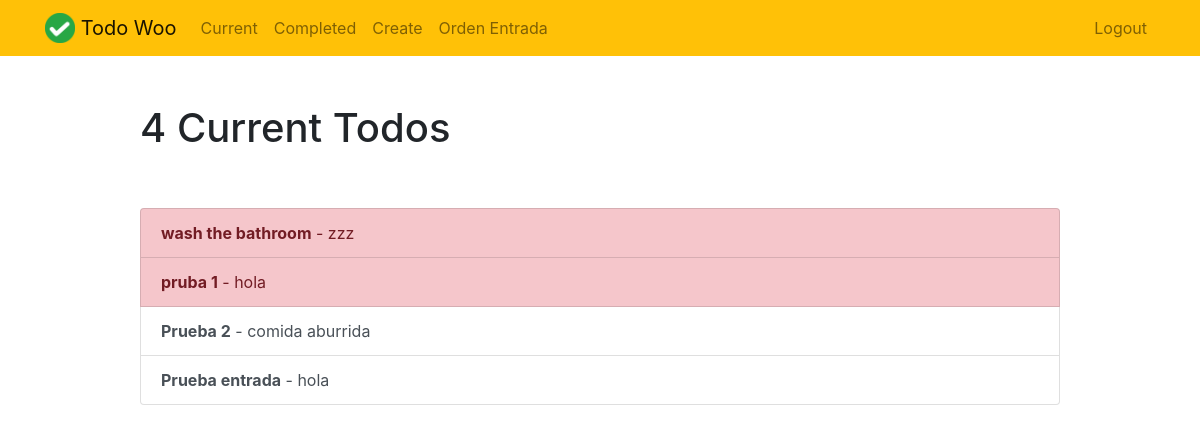
/current/ (signed in), run on an earlier commit of the app's database.
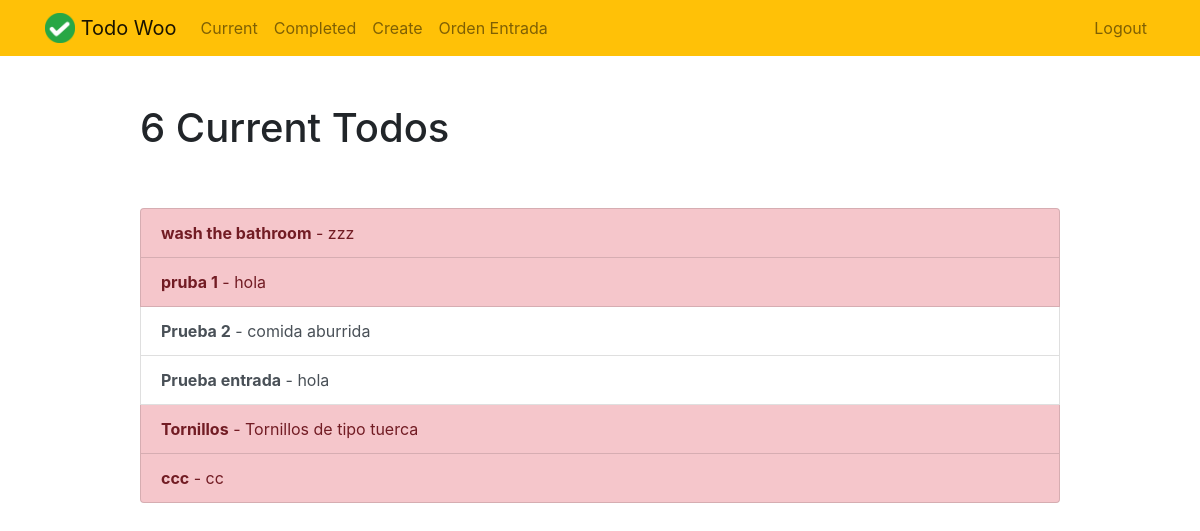
And on a later commit of the database.
### todo/models.py (models this page shows, shortened)
class Todo(models.Model):
    title = models.CharField(max_length=100)
    memo = models.TextField(blank=True)
    created = models.DateTimeField(auto_now_add = True)
    datecompleted = models.DateTimeField(null = True, blank=True)
    important = models.BooleanField(default = False)
    user = models.ForeignKey(User,on_delete=models.CASCADE)
    ubicacion = models.ForeignKey('Ubicacion', on_delete=models.SET_NULL, null=True, blank=True)

### todo/views.py (the view)
# urls.py: path('current/', views.currenttodos, name='currenttodos'),
def currenttodos(request):
    todos= Todo.objects.filter(user=request.user, datecompleted__isnull=True)
    return render(request, 'todo/currenttodos.html',{'todos':todos})

### todo/templates/todo/currenttodos.html
{% extends "todo/base.html" %}
{% block content %}
<div class="row justify-content-center mt-5">
    <div class="col-md-10">
        {% if todos %}
        <h1>{{ todos.count }} Current Todo{{ todos.count|pluralize }}</h1>
        {% else %}
        <h1>Current Todos</h1>
        {% endif %}
    </div>
</div>
<div class="row justify-content-center mt-5">
    <div class="col-md-10">
        {% if todos %}
        <div class="list-group">
            {% for todo in todos %}
            <a href="{% url 'viewtodo' todo.id %}" class="list-group-item list-group-item-action{% if todo.important %} list-group-item-danger{% endif %}"><b>{{ todo.title }}</b>{% if todo.memo %} - {{ todo.memo|truncatechars:30 }}{% endif %}</a>
            {% endfor %}
        </div>
        {% else %}
        <div class="text-center">
            <h2>Looks like you don't have any todos! Nice work.</h2>
            <br>
            <a role="button" class="btn btn-primary" href="{% url 'createtodo' %}">New Todo</a>
        </div>
        {% endif %}
    </div>
</div>
{% endblock %}

### todo/templates/todo/base.html (shortened to what this page needs)
{% load static %}
<!doctype html>
<html lang="en">
<head>
    <link rel="stylesheet" href="https://stackpath.bootstrapcdn.com/bootstrap/4.4.1/css/bootstrap.min.css">
</head>
<body>
    <nav class="navbar navbar-expand-md navbar-light bg-warning">
        <div class="container">
            <a class="navbar-brand" href="{% url 'home' %}">
                <img src="{% static 'todo/logo.png' %}" width="30" height="30" class="d-inline-block align-top">
                <span>Todo Woo</span>
            </a>
            <div class="collapse navbar-collapse" id="navbarNav">
                {% if user.is_authenticated %}
                <ul class="navbar-nav mr-auto">
                    <li class="nav-item {{ current }}">
                        <a class="nav-link" href="{% url 'currenttodos' %}">Current</a>
                    </li>
                    <li class="nav-item {{ completed }}">
                        <a class="nav-link" href="{% url 'completetodos' %}">Completed</a>
                    </li>
                    <li class="nav-item {{ create }}">
                        <a class="nav-link" href="{% url 'createtodo' %}">Create</a>
                    </li>
                    <li class="nav-item {{ ordenentrada }}">
                        <a class="nav-link" href="{% url 'crear_orden_entrada' %}">Orden Entrada</a>
                    </li>
                </ul>
                {% endif %}
                <ul class="navbar-nav ml-auto">
                    {% if user.is_authenticated %}
                    <li class="nav-item">
                        <a href="#" onclick="$('#signOutBtn').click()" class="nav-link">Logout</a>
                    </li>
                    {% endif %}
                </ul>
            </div>
        </div>
    </nav>
    <div class="container">
        {% block content %}{% endblock %}
    </div>
</body>
</html>

What changed in the data, as far as the page shows it:
added Todo: title "Tornillos", memo "Tornillos de tipo tuerca"
added Todo: title "ccc", memo "cc"
Also different on the page:
{{ todos.count }}: "4" → "6"
